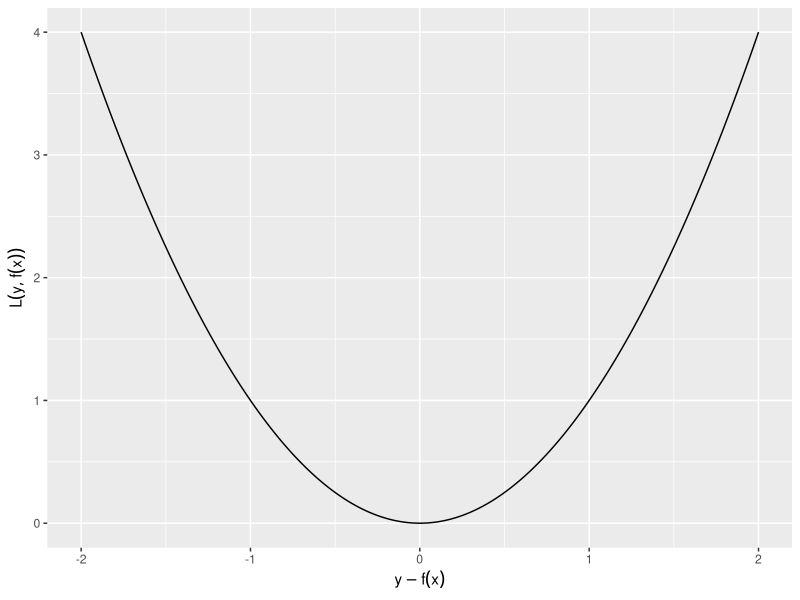

Source code (R): (Note: this script raises an error after producing the figure.)
# ------------------------------------------------------------------------------
# FIG: QUADRATIC LOSS WITH PSEUDO-RESIDUAL
# ------------------------------------------------------------------------------

# DATA -------------------------------------------------------------------------

x <- seq(-2L, 2L, by = 0.01)
y <- x^2

# PLOTS ------------------------------------------------------------------------

p <- ggplot2::qplot(
  x, 
  y, 
  geom = "line",
  xlab = bquote(y - f(x)),
  ylab = bquote(L(y, f(x))))

p <- p + 
  ggplot2::geom_segment(
    mapping = aes(x = 0.5, xend = 2L, y = 0L, yend = 3L),
    size = 1.1,
    col = "blue") +
  ggplot2::geom_segment(
    mapping = aes(x = 1L, xend = 1L, y = 0L, yend = 1L),
    size = 1.1,
    col = "blue") +
  ggplot2::geom_point(
    mapping = aes(x = 1L, y = 1L),
    col = "blue",
    size = 3L) +
  ggplot2::annotate(
    "text", 
    x = 0L, 
    y = 3L, 
    label = bquote(L(y, f(x)) ~ "=" ~ (y - f(x))^2), 
    size = 7L)

p <- p + theme_minimal()
p <- p + theme(text = element_text(size = 20L))

ggplot2::ggsave(
  "../figure/plot_quad_pseudores.png", 
  p, 
  height = 4L, 
  width = 10L)
